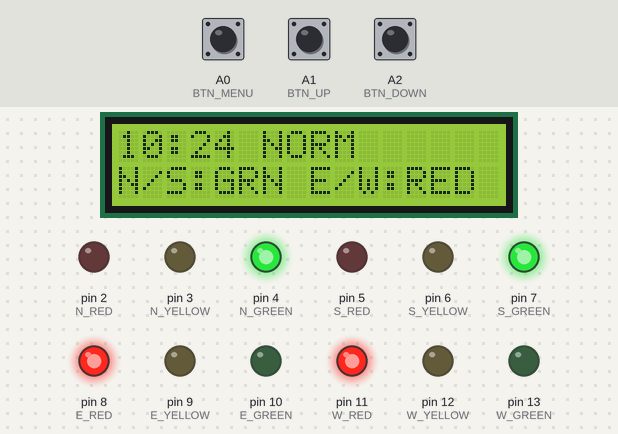
The sketch below on a simulated Arduino Uno, built with avr-gcc and run on an emulated ATmega328P. Shown: 16×2 character LCD, output pins drawn as LEDs (lit = HIGH). The test bench sets the inputs (shaded band); at power-on: A0 (BTN_MENU) HIGH, A1 (BTN_UP) HIGH, A2 (BTN_DOWN) HIGH. The local clock reads 2024-03-15 10:24:30 at power-on unless the sketch sets it.

Above: at 3.2 s.
3.3 s: A0 (BTN_MENU) pulled LOW for 1 s
At 5.0 s:
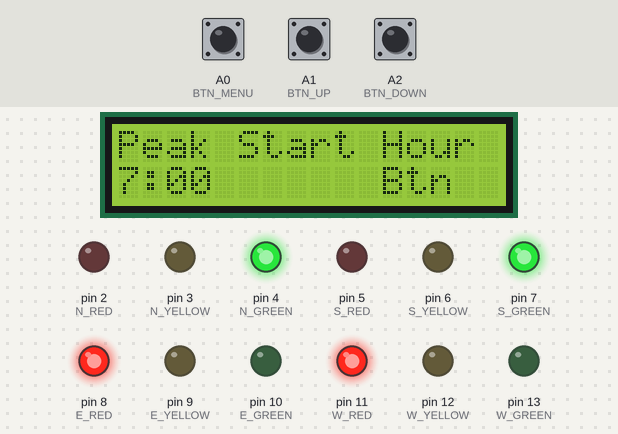
5.8 s: A0 (BTN_MENU) pulled LOW for 0.15 s
At 6.6 s:
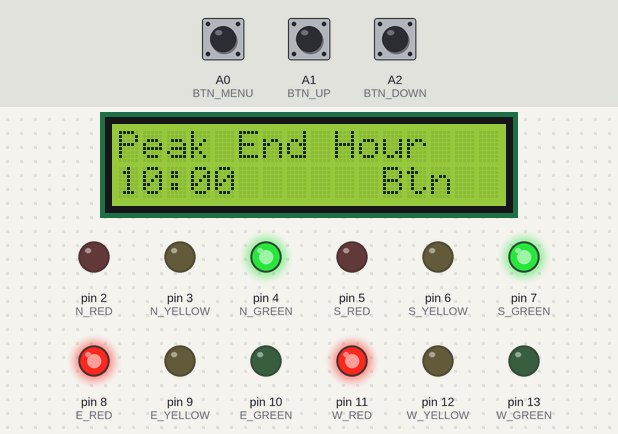
7.4 s: A1 (BTN_UP) pulled LOW for 3.2 s
At 10.9 s:
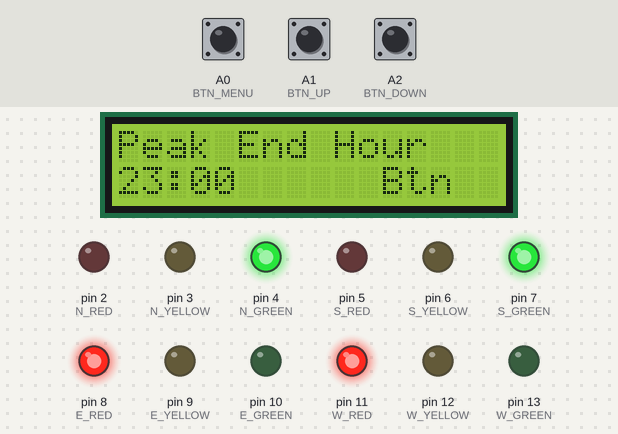
12.1 s: A0 (BTN_MENU) pulled LOW for 0.15 s
At 12.8 s:
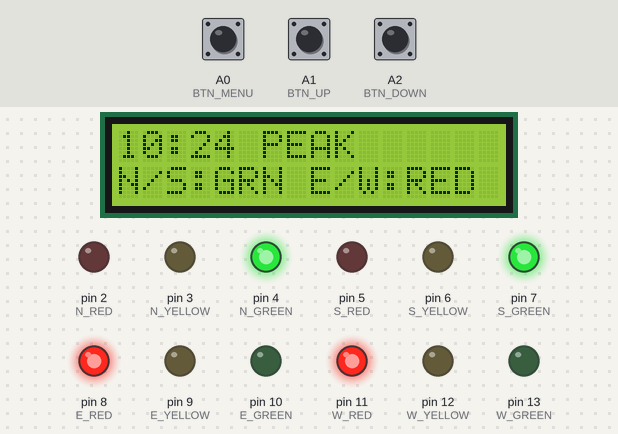
13.7 s: A0 (BTN_MENU) pulled LOW for 3.2 s
At 17.1 s:
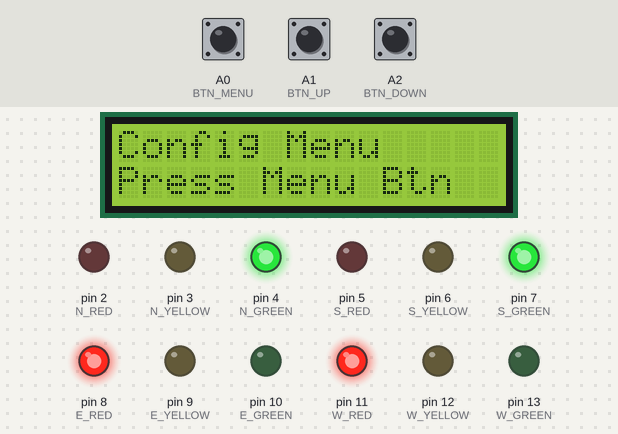
Timing chart, 0 to 18.6 s (numbered marks = the images above; inputs shaded):
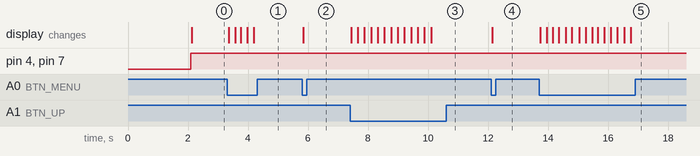

Measured:
- after the input at 3.3 s, the display: first changes after 0.06 s (image 1 shows a later state)
- after the input at 5.8 s, the display: changes at once (image 2)
- after the input at 7.4 s, the display: first changes at once (image 3 shows a later state)
- after the input at 12.1 s, the display: changes at once (image 4)
- after the input at 13.7 s, the display: changes after 0.05 s (image 5)

The sketch:

sketch.ino
```cpp
#include <Wire.h>
#include <RTClib.h>
#include <LiquidCrystal_I2C.h>

// Initialize RTC and LCD
RTC_DS3231 rtc;
LiquidCrystal_I2C lcd(0x27, 16, 2); // Address 0x27, 16x2 LCD

// Traffic Light Pin Definitions
// Direction 1 (North)
const int N_RED = 2;
const int N_YELLOW = 3;
const int N_GREEN = 4;

// Direction 2 (South)
const int S_RED = 5;
const int S_YELLOW = 6;
const int S_GREEN = 7;

// Direction 3 (East)
const int E_RED = 8;
const int E_YELLOW = 9;
const int E_GREEN = 10;

// Direction 4 (West)
const int W_RED = 11;
const int W_YELLOW = 12;
const int W_GREEN = 13;

// Button Pins
const int BTN_MENU = A0;
const int BTN_UP = A1;
const int BTN_DOWN = A2;

// Timing Configuration (in seconds)
int peakGreenTime = 20;      // Green light during peak hours
int normalGreenTime = 30;    // Green light during normal hours
int yellowTime = 3;          // Yellow light duration
int allRedTime = 2;          // All red safety time

// Peak Hours Configuration (24-hour format)
int peakStartHour = 7;       // Peak hours start at 7:00 AM
int peakEndHour = 10;        // Peak hours end at 10:00 AM

// System Variables
unsigned long previousMillis = 0;
int currentPhase = 0;        // 0=N/S Green, 1=N/S Yellow, 2=All Red, 3=E/W Green, 4=E/W Yellow, 5=All Red
int phaseTimer = 0;
bool isPeakHour = false;
int currentGreenTime = normalGreenTime;

// Menu System
enum MenuState {
  MENU_MAIN,
  MENU_PEAK_GREEN,
  MENU_NORMAL_GREEN,
  MENU_YELLOW,
  MENU_PEAK_START,
  MENU_PEAK_END
};

MenuState currentMenu = MENU_MAIN;
bool inConfigMode = false;
unsigned long lastButtonPress = 0;
const unsigned long buttonDebounce = 200;

void setup() {
  Serial.begin(9600);

  // Initialize RTC
  if (!rtc.begin()) {
    Serial.println("RTC not found!");
    while (1);
  }

  // If RTC lost power, set to compile time
  if (rtc.lostPower()) {
    rtc.adjust(DateTime(F(__DATE__), F(__TIME__)));
  }

  // Initialize LCD
  lcd.init();
  lcd.backlight();
  lcd.clear();
  lcd.print("Traffic System");
  lcd.setCursor(0, 1);
  lcd.print("Initializing...");
  delay(2000);

  // Initialize Traffic Light Pins
  pinMode(N_RED, OUTPUT);
  pinMode(N_YELLOW, OUTPUT);
  pinMode(N_GREEN, OUTPUT);
  pinMode(S_RED, OUTPUT);
  pinMode(S_YELLOW, OUTPUT);
  pinMode(S_GREEN, OUTPUT);
  pinMode(E_RED, OUTPUT);
  pinMode(E_YELLOW, OUTPUT);
  pinMode(E_GREEN, OUTPUT);
  pinMode(W_RED, OUTPUT);
  pinMode(W_YELLOW, OUTPUT);
  pinMode(W_GREEN, OUTPUT);

  // Initialize Button Pins with internal pull-up
  pinMode(BTN_MENU, INPUT_PULLUP);
  pinMode(BTN_UP, INPUT_PULLUP);
  pinMode(BTN_DOWN, INPUT_PULLUP);

  // Start with all red
  allRed();

  lcd.clear();
}

void loop() {
  // Check buttons
  checkButtons();

  if (inConfigMode) {
    handleConfigMenu();
  } else {
    // Normal traffic light operation
    runTrafficSequence();
    displayStatus();
  }
}

void runTrafficSequence() {
  DateTime now = rtc.now();

  // Check if current time is in peak hours
  int currentHour = now.hour();
  isPeakHour = (currentHour >= peakStartHour && currentHour < peakEndHour);
  currentGreenTime = isPeakHour ? peakGreenTime : normalGreenTime;

  unsigned long currentMillis = millis();

  // Update phase based on timer
  if (currentMillis - previousMillis >= 1000) { // Every second
    previousMillis = currentMillis;
    phaseTimer++;

    // Phase transitions
    switch (currentPhase) {
      case 0: // North/South Green
        if (phaseTimer >= currentGreenTime) {
          phaseTimer = 0;
          currentPhase = 1;
        }
        break;

      case 1: // North/South Yellow
        if (phaseTimer >= yellowTime) {
          phaseTimer = 0;
          currentPhase = 2;
        }
        break;

      case 2: // All Red (transition)
        if (phaseTimer >= allRedTime) {
          phaseTimer = 0;
          currentPhase = 3;
        }
        break;

      case 3: // East/West Green
        if (phaseTimer >= currentGreenTime) {
          phaseTimer = 0;
          currentPhase = 4;
        }
        break;

      case 4: // East/West Yellow
        if (phaseTimer >= yellowTime) {
          phaseTimer = 0;
          currentPhase = 5;
        }
        break;

      case 5: // All Red (transition)
        if (phaseTimer >= allRedTime) {
          phaseTimer = 0;
          currentPhase = 0;
        }
        break;
    }

    // Update lights based on current phase
    updateLights();
  }
}

void updateLights() {
  switch (currentPhase) {
    case 0: // North/South Green, East/West Red
      digitalWrite(N_GREEN, HIGH);
      digitalWrite(N_YELLOW, LOW);
      digitalWrite(N_RED, LOW);
      digitalWrite(S_GREEN, HIGH);
      digitalWrite(S_YELLOW, LOW);
      digitalWrite(S_RED, LOW);
      digitalWrite(E_RED, HIGH);
      digitalWrite(E_YELLOW, LOW);
      digitalWrite(E_GREEN, LOW);
      digitalWrite(W_RED, HIGH);
      digitalWrite(W_YELLOW, LOW);
      digitalWrite(W_GREEN, LOW);
      break;

    case 1: // North/South Yellow, East/West Red
      digitalWrite(N_GREEN, LOW);
      digitalWrite(N_YELLOW, HIGH);
      digitalWrite(S_GREEN, LOW);
      digitalWrite(S_YELLOW, HIGH);
      break;

    case 2: // All Red
      allRed();
      break;

    case 3: // East/West Green, North/South Red
      digitalWrite(N_RED, HIGH);
      digitalWrite(N_YELLOW, LOW);
      digitalWrite(N_GREEN, LOW);
      digitalWrite(S_RED, HIGH);
      digitalWrite(S_YELLOW, LOW);
      digitalWrite(S_GREEN, LOW);
      digitalWrite(E_GREEN, HIGH);
      digitalWrite(E_YELLOW, LOW);
      digitalWrite(E_RED, LOW);
      digitalWrite(W_GREEN, HIGH);
      digitalWrite(W_YELLOW, LOW);
      digitalWrite(W_RED, LOW);
      break;

    case 4: // East/West Yellow, North/South Red
      digitalWrite(E_GREEN, LOW);
      digitalWrite(E_YELLOW, HIGH);
      digitalWrite(W_GREEN, LOW);
      digitalWrite(W_YELLOW, HIGH);
      break;

    case 5: // All Red
      allRed();
      break;
  }
}

void allRed() {
  digitalWrite(N_RED, HIGH);
  digitalWrite(N_YELLOW, LOW);
  digitalWrite(N_GREEN, LOW);
  digitalWrite(S_RED, HIGH);
  digitalWrite(S_YELLOW, LOW);
  digitalWrite(S_GREEN, LOW);
  digitalWrite(E_RED, HIGH);
  digitalWrite(E_YELLOW, LOW);
  digitalWrite(E_GREEN, LOW);
  digitalWrite(W_RED, HIGH);
  digitalWrite(W_YELLOW, LOW);
  digitalWrite(W_GREEN, LOW);
}

void displayStatus() {
  DateTime now = rtc.now();

  lcd.setCursor(0, 0);
  lcd.print(now.hour() < 10 ? "0" : "");
  lcd.print(now.hour());
  lcd.print(":");
  lcd.print(now.minute() < 10 ? "0" : "");
  lcd.print(now.minute());
  lcd.print(" ");
  lcd.print(isPeakHour ? "PEAK" : "NORM");
  lcd.print("   ");

  lcd.setCursor(0, 1);
  switch (currentPhase) {
    case 0:
      lcd.print("N/S:GRN E/W:RED ");
      break;
    case 1:
      lcd.print("N/S:YEL E/W:RED ");
      break;
    case 2:
      lcd.print("ALL RED        ");
      break;
    case 3:
      lcd.print("E/W:GRN N/S:RED ");
      break;
    case 4:
      lcd.print("E/W:YEL N/S:RED ");
      break;
    case 5:
      lcd.print("ALL RED        ");
      break;
  }
}

void checkButtons() {
  unsigned long currentTime = millis();

  if (currentTime - lastButtonPress < buttonDebounce) {
    return;
  }

  if (digitalRead(BTN_MENU) == LOW) {
    lastButtonPress = currentTime;
    if (!inConfigMode) {
      inConfigMode = true;
      currentMenu = MENU_MAIN;
      lcd.clear();
    } else {
      // Cycle through menu options
      currentMenu = (MenuState)((currentMenu + 1) % 6);

      if (currentMenu == MENU_MAIN) {
        inConfigMode = false;
        lcd.clear();
      }
    }
  }

  if (inConfigMode) {
    if (digitalRead(BTN_UP) == LOW) {
      lastButtonPress = currentTime;
      adjustValue(1);
    }

    if (digitalRead(BTN_DOWN) == LOW) {
      lastButtonPress = currentTime;
      adjustValue(-1);
    }
  }
}

void adjustValue(int direction) {
  switch (currentMenu) {
    case MENU_PEAK_GREEN:
      peakGreenTime = constrain(peakGreenTime + direction, 5, 120);
      break;
    case MENU_NORMAL_GREEN:
      normalGreenTime = constrain(normalGreenTime + direction, 5, 120);
      break;
    case MENU_YELLOW:
      yellowTime = constrain(yellowTime + direction, 1, 10);
      break;
    case MENU_PEAK_START:
      peakStartHour = constrain(peakStartHour + direction, 0, 23);
      break;
    case MENU_PEAK_END:
      peakEndHour = constrain(peakEndHour + direction, 0, 23);
      break;
    default:
      break;
  }
}

void handleConfigMenu() {
  lcd.setCursor(0, 0);

  switch (currentMenu) {
    case MENU_MAIN:
      lcd.print("Config Menu     ");
      lcd.setCursor(0, 1);
      lcd.print("Press Menu Btn  ");
      break;

    case MENU_PEAK_GREEN:
      lcd.print("Peak Green Time ");
      lcd.setCursor(0, 1);
      lcd.print(peakGreenTime);
      lcd.print(" sec    ");
      break;

    case MENU_NORMAL_GREEN:
      lcd.print("Normal Grn Time ");
      lcd.setCursor(0, 1);
      lcd.print(normalGreenTime);
      lcd.print(" sec    ");
      break;

    case MENU_YELLOW:
      lcd.print("Yellow Time     ");
      lcd.setCursor(0, 1);
      lcd.print(yellowTime);
      lcd.print(" sec    ");
      break;

    case MENU_PEAK_START:
      lcd.print("Peak Start Hour ");
      lcd.setCursor(0, 1);
      lcd.print(peakStartHour);
      lcd.print(":00    ");
      break;

    case MENU_PEAK_END:
      lcd.print("Peak End Hour   ");
      lcd.setCursor(0, 1);
      lcd.print(peakEndHour);
      lcd.print(":00    ");
      break;
  }
}
```
